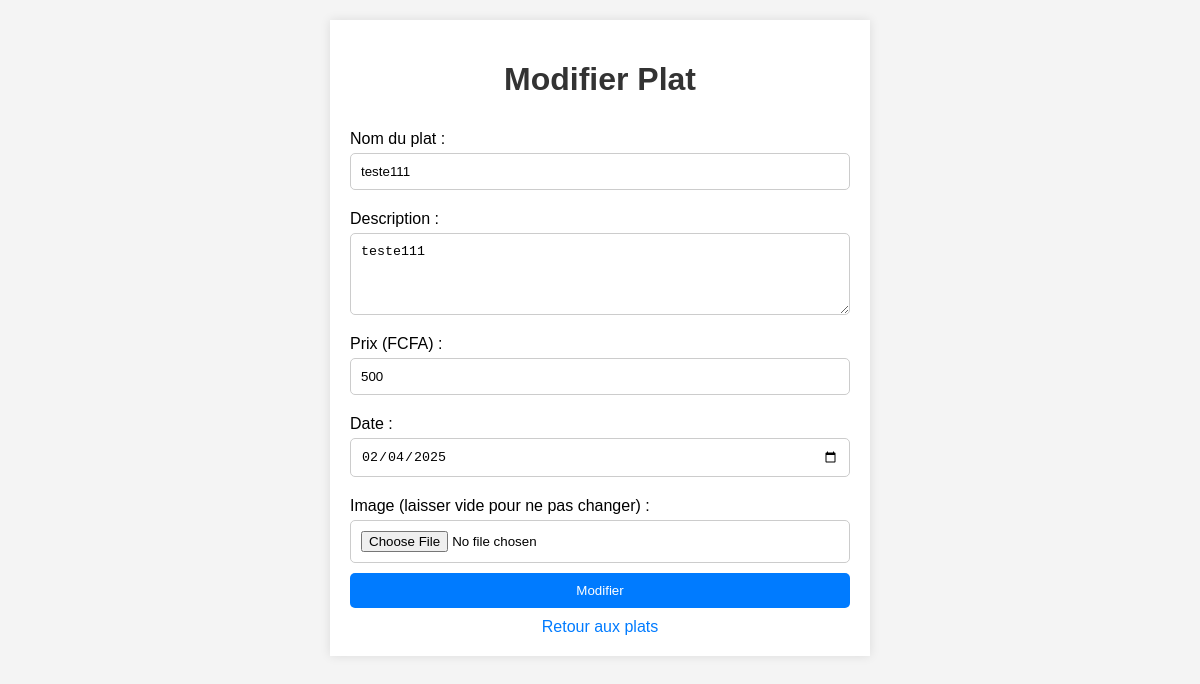
The app's page /php/modifier_plat.php?id=1 (signed in) with its own data.
### tables this page shows
CREATE TABLE `menu` (
  `id` int(11) NOT NULL,
  `plat` varchar(255) NOT NULL,
  `description` text DEFAULT NULL,
  `image` varchar(255) DEFAULT NULL,
  `prix` float NOT NULL,
  `date` date NOT NULL
);

### php/modifier_plat.php (the view, shortened to what this page needs)
<?php
include '../config/connexion_bd.php';
$id = $_GET['id'];
$sql = "SELECT * FROM menu WHERE id='$id'";
$result = $conn->query($sql);
$plat = $result->fetch_assoc();
?>
<!DOCTYPE html>
<html lang="fr">
<head>
</head>
<body>
    <div class="container">
        <h1>Modifier Plat</h1>
        <form action="modifier_plat.php" method="POST" enctype="multipart/form-data">
            <label for="plat">Nom du plat :</label>
            <input type="text" id="plat" name="plat" value="<?php echo $plat['plat']; ?>" required>
            <label for="description">Description :</label>
            <textarea id="description" name="description" rows="4" required><?php echo $plat['description']; ?></textarea>
            <label for="prix">Prix (FCFA) :</label>
            <input type="number" id="prix" name="prix" step="0.01" value="<?php echo $plat['prix']; ?>" required>
            <label for="date">Date :</label>
            <input type="date" id="date" name="date" value="<?php echo $plat['date']; ?>" required>
            <label for="image">Image (laisser vide pour ne pas changer) :</label>
            <input type="file" id="image" name="image" accept="image/*">
            <input type="submit" value="Modifier">
        </form>
        <div class="link">
            <a href="afficher_plats.php">Retour aux plats</a>
        </div>
    </div>
</body>
</html>

### php/modifier_plat.php (style rules this page uses)
body { font-family: Arial, sans-serif; background-color: #f4f4f4; margin: 0; padding: 20px; }
.container { max-width: 500px; margin: auto; background: white; padding: 20px; box-shadow: 0 0 10px rgba(0, 0, 0, 0.1); }
h1 { text-align: center; color: #333; }
form { display: flex; flex-direction: column; }
label { margin: 10px 0 5px; }
input[type="text"], textarea, input[type="number"], input[type="date"], input[type="file"] { padding: 10px; margin-bottom: 10px; border: 1px solid #ccc; border-radius: 5px; }
input[type="submit"] { padding: 10px; border: none; background-color: #007bff; color: white; border-radius: 5px; cursor: pointer; }
.link { text-align: center; margin-top: 10px; }
.link a { color: #007bff; text-decoration: none; }

### records on screen
menu: plat "teste111", description "teste111", prix "500", date "02/04/2025"
